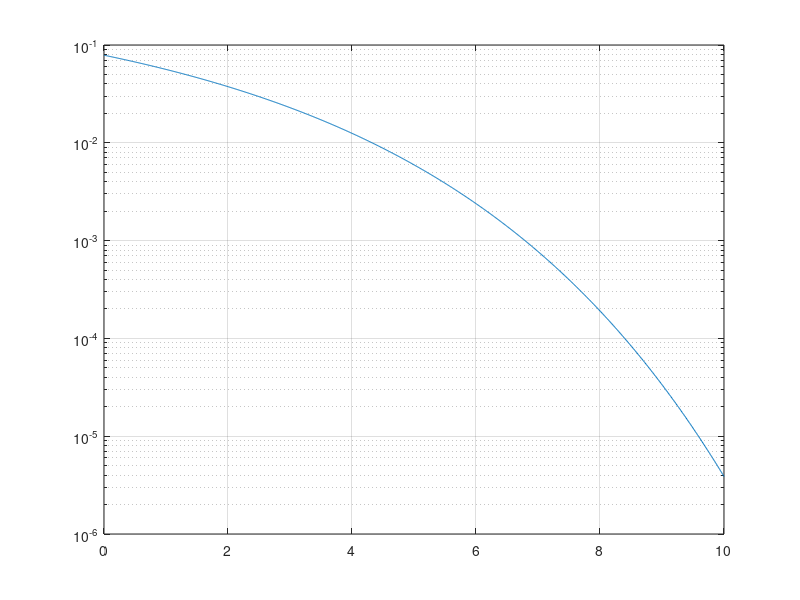

Recreate this plot in MATLAB. (Note: this script raises an error after producing the figure.)
% This work is licensed under the Creative Commons Attribution 4.0
% International License. To view a copy of this license, visit
% http://creativecommons.org/licenses/by/4.0/ or send a letter to
% Creative Commons, PO Box 1866, Mountain View, CA 94042, USA.

% 2-PAM best case
t = linspace(0, 10, 1e3);
y = 1/2*erfc(sqrt(10.^(t/10)));
semilogy(t, y)
grid

% our case
dB2test = [0, 1, 2, 3, 4, 5, 6, 7, 8, 9, 10];
tries = numel(dB2test);
BER = zeros([1 tries]);
ebn0 = zeros([1 tries]);

for uniqIDX = 1:tries
    forcedPwr = dB2test(uniqIDX);
    main;
    BER(uniqIDX) = sum(errorRate)/N;
end
